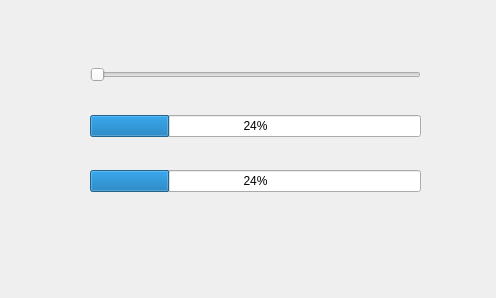
<?xml version="1.0" encoding="UTF-8"?>
<ui version="4.0">
 <class>MainWindow</class>
 <widget class="QMainWindow" name="MainWindow">
  <property name="geometry">
   <rect>
    <x>0</x>
    <y>0</y>
    <width>496</width>
    <height>298</height>
   </rect>
  </property>
  <property name="windowTitle">
   <string>MainWindow</string>
  </property>
  <widget class="QWidget" name="centralwidget">
   <widget class="QWidget" name="">
    <property name="geometry">
     <rect>
      <x>90</x>
      <y>40</y>
      <width>331</width>
      <height>181</height>
     </rect>
    </property>
    <layout class="QVBoxLayout" name="verticalLayout">
     <item>
      <widget class="QSlider" name="horizontalSlider">
       <property name="orientation">
        <enum>Qt::Horizontal</enum>
       </property>
      </widget>
     </item>
     <item>
      <widget class="QProgressBar" name="progressBar">
       <property name="value">
        <number>24</number>
       </property>
      </widget>
     </item>
     <item>
      <widget class="QProgressBar" name="progressBar_2">
       <property name="value">
        <number>24</number>
       </property>
      </widget>
     </item>
    </layout>
   </widget>
  </widget>
  <widget class="QMenuBar" name="menuBar">
   <property name="geometry">
    <rect>
     <x>0</x>
     <y>0</y>
     <width>496</width>
     <height>25</height>
    </rect>
   </property>
  </widget>
 </widget>
 <resources/>
 <connections>
  <connection>
   <sender>horizontalSlider</sender>
   <signal>valueChanged(int)</signal>
   <receiver>progressBar</receiver>
   <slot>setValue(int)</slot>
   <hints>
    <hint type="sourcelabel">
     <x>213</x>
     <y>107</y>
    </hint>
    <hint type="destinationlabel">
     <x>268</x>
     <y>159</y>
    </hint>
   </hints>
  </connection>
 </connections>
</ui>
